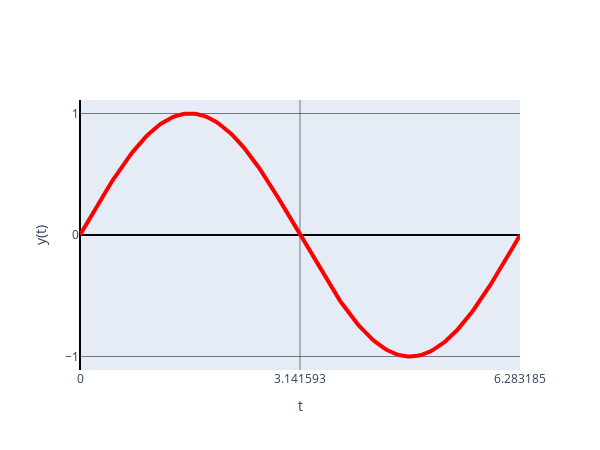

The code cell stored with this chart in its notebook:
### Markdown cell above
# zeitkontinuierliches Signal $y(t)=Asin(2\pi f t)$

### Code cell
import plotly.graph_objs as go

numSamples = 200

t = np.arange(0, 2*np.pi+1/numSamples, 2*np.pi/numSamples)    # start, stop, step
y = np.sin(t)

fig = go.Figure()

fig.add_trace(go.Scatter(x=t, y=y,
                    mode='lines',
                    name='lines',
                    line=dict(color='red', width=4))
             )

# Edit the layout
fig.update_layout( xaxis_title='t',
                   yaxis_title='y(t)')

fig.update_xaxes(showgrid=True, gridwidth=0.5, gridcolor='black')
fig.update_yaxes(showgrid=True, gridwidth=0.5, gridcolor='black')

fig.update_xaxes(zeroline=True, zerolinewidth=2, zerolinecolor='black')
fig.update_yaxes(zeroline=True, zerolinewidth=2, zerolinecolor='black')

fig.update_yaxes(tickvals=[-1,0,1])
fig.update_xaxes(tickvals=[0.0, np.pi, 2*np.pi])

fig.update_layout(autosize = False, height = 450, width = 600)

fig.show()

### Figure 1 — Plotly figure (JSON) as saved in the notebook; plotly's stock layout.template omitted (floating-point values rounded to 4 significant figures; data arrays with more than 128 entries replaced by an {"elided": "..."} marker saying what was removed)
{"data": [{"line": {"color": "red", "width": 4}, "mode": "lines", "name": "lines", "type": "scatter", "x": {"elided": "201 float values"}, "y": {"elided": "201 float values"}}], "layout": {"autosize": false, "height": 450, "width": 600, "xaxis": {"gridcolor": "black", "gridwidth": 0.5, "showgrid": true, "tickvals": [0, 3.142, 6.283], "title": {"text": "t"}, "zeroline": true, "zerolinecolor": "black", "zerolinewidth": 2}, "yaxis": {"gridcolor": "black", "gridwidth": 0.5, "showgrid": true, "tickvals": [-1, 0, 1], "title": {"text": "y(t)"}, "zeroline": true, "zerolinecolor": "black", "zerolinewidth": 2}}}
